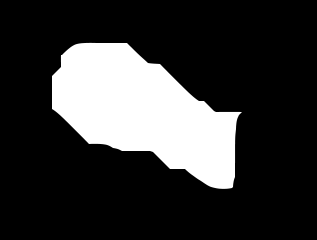
#> input picture Simulation/pics/Block0.png, 317 x 240 px
$ jupyter execute --allow-errors simu_numeric_final.ipynb   (shell and % lines are left out)
#> lines starting #> are read from the running program, lines starting #| are printed output that depends on the picture; after the words box and inside, x2 and y2 are one past the last pixel; in counts of white or black regions, pixels touching at a corner belong together
[cell 1]
import cv2
import numpy as np
import math # for tan
import matplotlib.pyplot as plt

[cell 2]
def calcmoments(img):
    # function to calculate moments
    moments = np.zeros(6, dtype=int) # Moments : [ m00, m01, m10, m11, m02, m20 ]
    for y in range(img.shape[0]):
        for x in range(img.shape[1]):
            if (img[y,x] & 128): # check if 7th bit is '1', it is set for all gray values >=128
                moments[0] += 1
                moments[1] += y
                moments[2] += x
                moments[3] += x*y
                moments[4] += y*y
                moments[5] += x*x
    return moments


def calcthetacXcY(m):
    # calculate cX,cY,theta of blob
    cxytheta = np.zeros(3, dtype=float) # cxytheta : [ cX, cY, theta ]

    if m[0] > 0:
        cxytheta[0] = int(m[2]/m[0])
        cxytheta[1] = int(m[1]/m[0])
        mu11 = (m[3]/m[0])-cxytheta[0]*cxytheta[1]
        mu02 = (m[4]/m[0])-cxytheta[1]**2
        mu20 = (m[5]/m[0])-cxytheta[0]**2
        sub = mu20-mu02
        mult = 2*mu11
        cxytheta[2] = 0.5 *  math.atan2( mult , sub )
        #cxytheta[3] = 0.5 *  math.atan( mult / sub )

    return cxytheta

[cell 3]
test = cv2.imread('pics/Block0.png',0)
#> test is the input picture: shape (240, 317); min 0, max 255, mean 53.6
tiles = 4
rows = test.shape[0]
#> rows = 240
cols = test.shape[1]
#> cols = 317
hugeImg = np.zeros( (4*rows, 4*cols, 3), np.uint8)
# print(hugeImg.shape)

# cv::Mat small_image;
# cv::Mat big_image;
# ...
# //Somehow fill small_image and big_image with your data
# ...
# small_image.copyTo(big_image(cv::Rect(x,y,small_image.cols, small_image.rows)));

#> (the rest of this cell did not finish here and is left out)

#> `m = calcmoments(img)`: m = [15964, 1773113, 2281256, 269670230, 215154207, 365332132]
    #print("Moments: m00: {} m01: {} m10: {} m11: {} m02: {} m20 {}".format(m[0],m[1],m[2],m[3],m[4],m[5]))

    cxytheta = calcthetacXcY(m) # cxytheta : [ cX, cY, theta ]
#> in calcthetacXcY, `mu11 = (m[3]/m[0])-cxytheta[0]*cxytheta[1]`: mu11 = 1130.4
#> in calcthetacXcY, `mu02 = (m[4]/m[0])-cxytheta[1]**2`: mu02 = 1156.5
#> in calcthetacXcY, `mu20 = (m[5]/m[0])-cxytheta[0]**2`: mu20 = 2720.7
#> in calcthetacXcY, `sub = mu20-mu02`: sub = 1564.3
#> in calcthetacXcY, `mult = 2*mu11`: mult = 2260.8
#> `cxytheta = calcthetacXcY(m)`: cxytheta = [142, 111, 0.483]
#| Center X 142.00, Center Y 111.00, Angle tan2 27.66°
#> `x1 = cxytheta[0] + length * math.cos(cxytheta[2])`: x1 = 257.1
#> `y1 = cxytheta[1] + length * math.sin(cxytheta[2])`: y1 = 171.3
#> `x2 = cxytheta[0] - length * math.cos(cxytheta[2])`: x2 = 26.86
#> `y2 = cxytheta[1] - length * math.sin(cxytheta[2])`: y2 = 50.65
#> `cv2.circle(color_image, (int(cxytheta[0]), int(cxytheta[1])), 5, (255,..`: color_image: shape (240, 317, 3); mean B, G, R 51.9, 53.9, 51.9
#> `cv2.putText(color_image, "centroid", (int(cxytheta[0]) - 25, int(cxyth..`:
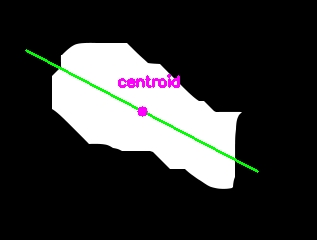
#> color_image: shape (240, 317, 3); mean B, G, R 52, 52.5, 52
#> `hugeImg[rpos:rpos+rows, cpos:cpos+cols] = color_image`:
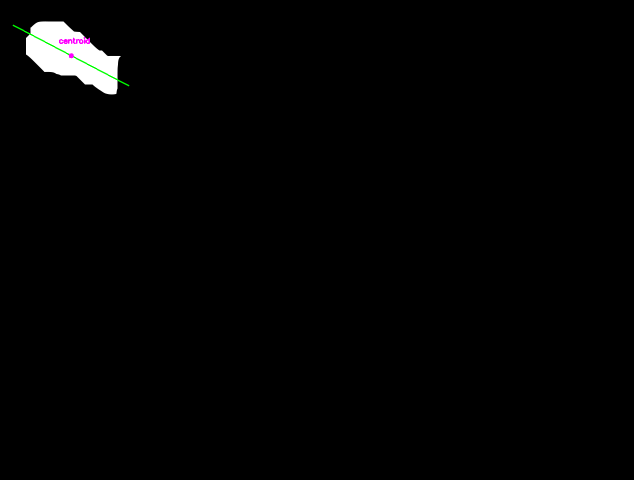
#> hugeImg: shape (960, 1268, 3) (shown at 1/2 size); mean B, G, R 3.2, 3.3, 3.2
#> pass 2 of the loop `for i in np.arange(16):`:
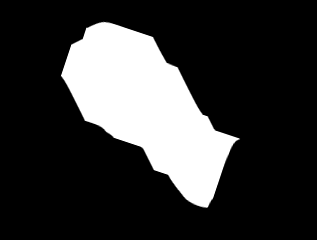
#> input picture Simulation/pics/Block1.png, 317 x 240 px
#> img is the input picture: shape (240, 317); min 0, max 255, mean 53.6
#> m = [15979, 1704601, 2337778, 268749999, 211883899, 369586230]
#> cxytheta = [146, 106, 0.825]
#| Center X 146.00, Center Y 106.00, Angle tan2 47.24°
#> x1 = 234.3
#> y1 = 201.4
#> x2 = 57.74
#> y2 = 10.55
#> `cv2.putText(color_image, "centroid", (int(cxytheta[0]) - 25, int(cxyth..`:
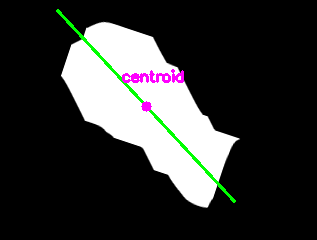
#> color_image: shape (240, 317, 3); mean B, G, R 51.7, 52.6, 51.7
#> `hugeImg[rpos:rpos+rows, cpos:cpos+cols] = color_image`:
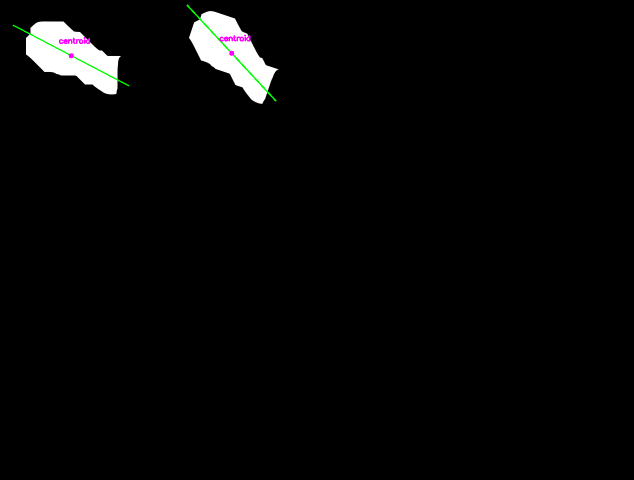
#> hugeImg: shape (960, 1268, 3) (shown at 1/2 size); 1.37% of pixels changed, all inside (x1, y1, x2, y2) = (373, 9, 558, 209)
    print('Center X {0:.2f}, Center Y {1:.2f}, Angle tan2 {2:.2f}°'.format(cxytheta[0],cxytheta[1],np.degrees(cxytheta[2])) )

    # visu
    # create line through center point
    length = 130
    x1 = cxytheta[0] + length * math.cos(cxytheta[2])
    y1 = cxytheta[1] + length * math.sin(cxytheta[2])
    x2 = cxytheta[0] - length * math.cos(cxytheta[2])
    y2 = cxytheta[1] - length * math.sin(cxytheta[2])

    color_image = cv2.cvtColor(img, cv2.COLOR_GRAY2RGB)
    lineThickness = 2
    cv2.line(color_image, (int(x1), int(y1)), (int(x2), int(y2)), (0,255,0), lineThickness)
    cv2.circle(color_image, (int(cxytheta[0]), int(cxytheta[1])), 5, (255, 0, 255), -1)
    cv2.putText(color_image, "centroid", (int(cxytheta[0]) - 25, int(cxytheta[1]) - 25),cv2.FONT_HERSHEY_SIMPLEX, 0.5, (255, 0, 255), 2)

    # copy images into large result image
    rpos = int(i/4)*rows
    cpos = i%4*cols
    hugeImg[rpos:rpos+rows, cpos:cpos+cols] = color_image

# display plot in notebook
plt.axis("off")
plt.figure(figsize=(15,15))
plt.imshow(hugeImg)
plt.show()

# [5 lines of commented-out code are left out]
